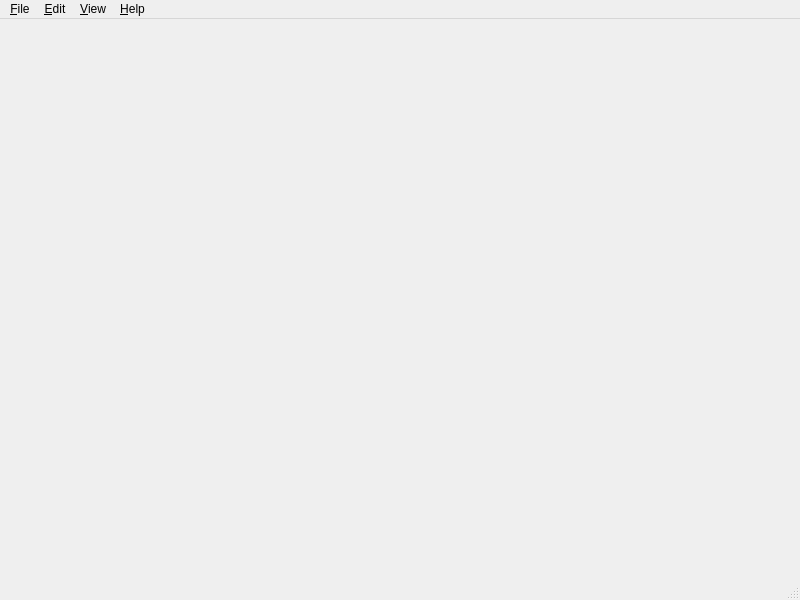
<?xml version="1.0" encoding="UTF-8"?>
<ui version="4.0">
 <class>MainWindow</class>
 <widget class="QMainWindow" name="MainWindow">
  <property name="geometry">
   <rect>
    <x>0</x>
    <y>0</y>
    <width>800</width>
    <height>600</height>
   </rect>
  </property>
  <property name="windowTitle">
   <string/>
  </property>
  <widget class="QWidget" name="centralWidget"/>
  <widget class="QMenuBar" name="menubar">
   <property name="geometry">
    <rect>
     <x>0</x>
     <y>0</y>
     <width>800</width>
     <height>25</height>
    </rect>
   </property>
   <widget class="QMenu" name="menu_File">
    <property name="title">
     <string>&amp;File</string>
    </property>
    <addaction name="action_Open"/>
    <addaction name="separator"/>
    <addaction name="action_Exit"/>
   </widget>
   <widget class="QMenu" name="menu_Edit">
    <property name="title">
     <string>&amp;Edit</string>
    </property>
    <addaction name="action_Find"/>
    <addaction name="actionFind_next"/>
    <addaction name="actionFind_previous"/>
   </widget>
   <widget class="QMenu" name="menu_Help">
    <property name="title">
     <string>&amp;Help</string>
    </property>
    <addaction name="actionAbout_Qt"/>
    <addaction name="action_About_Yata"/>
   </widget>
   <widget class="QMenu" name="menu_View">
    <property name="title">
     <string>&amp;View</string>
    </property>
    <addaction name="actionRefresh"/>
    <addaction name="actionFollow_tail"/>
   </widget>
   <addaction name="menu_File"/>
   <addaction name="menu_Edit"/>
   <addaction name="menu_View"/>
   <addaction name="menu_Help"/>
  </widget>
  <widget class="QStatusBar" name="statusbar"/>
  <action name="action_Open">
   <property name="text">
    <string>&amp;Open</string>
   </property>
   <property name="shortcut">
    <string>Ctrl+O</string>
   </property>
  </action>
  <action name="action_Exit">
   <property name="text">
    <string>&amp;Exit</string>
   </property>
   <property name="shortcut">
    <string>Ctrl+Q</string>
   </property>
  </action>
  <action name="action_FullLayout">
   <property name="checkable">
    <bool>true</bool>
   </property>
   <property name="text">
    <string>&amp;Full Layout</string>
   </property>
  </action>
  <action name="action_Find">
   <property name="text">
    <string>&amp;Find</string>
   </property>
   <property name="shortcut">
    <string>Ctrl+F</string>
   </property>
  </action>
  <action name="actionFind_next">
   <property name="text">
    <string>Find &amp;next</string>
   </property>
   <property name="shortcut">
    <string>F3</string>
   </property>
  </action>
  <action name="actionFind_previous">
   <property name="text">
    <string>Find &amp;previous</string>
   </property>
   <property name="shortcut">
    <string>Shift+F3</string>
   </property>
  </action>
  <action name="actionAbout_Qt">
   <property name="text">
    <string>About &amp;Qt...</string>
   </property>
  </action>
  <action name="action_About_Yata">
   <property name="text">
    <string>&amp;About $APPNAME$...</string>
   </property>
  </action>
  <action name="actionRefresh">
   <property name="text">
    <string>Refresh</string>
   </property>
   <property name="shortcut">
    <string>F5</string>
   </property>
  </action>
  <action name="actionFollow_tail">
   <property name="checkable">
    <bool>true</bool>
   </property>
   <property name="checked">
    <bool>true</bool>
   </property>
   <property name="text">
    <string>Follow tail</string>
   </property>
  </action>
 </widget>
 <resources/>
 <connections/>
</ui>
